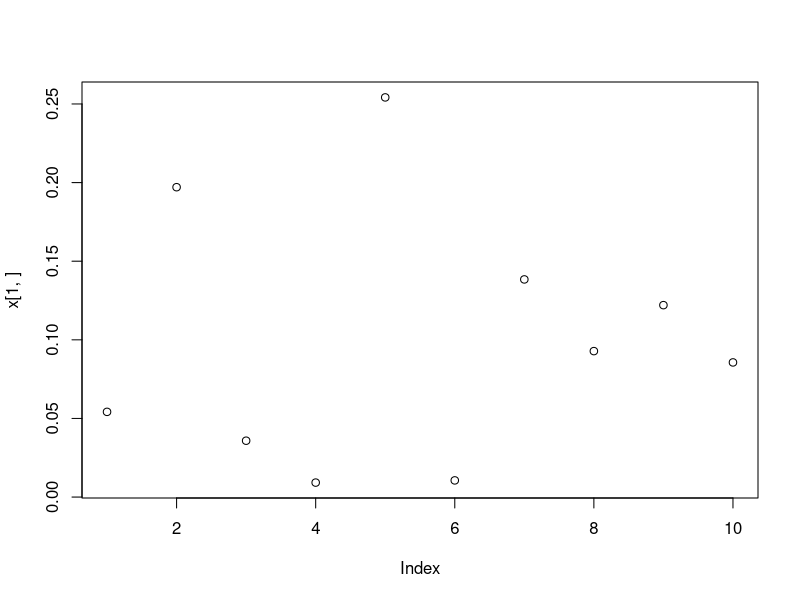
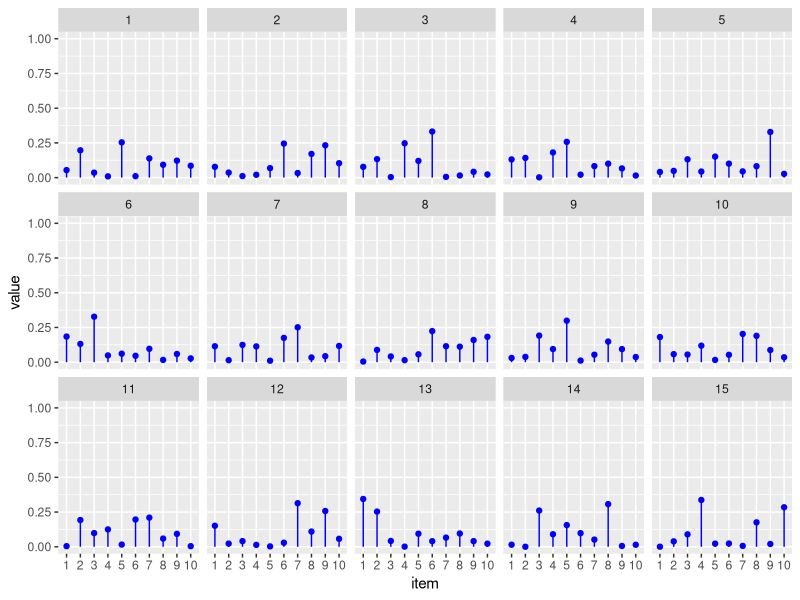

Write the R code that produced these figures, in order.
## ---- chunk 1
require(MCMCpack)
alpha <- 1
draws <- 15
dimen <- 10
x <- rdirichlet(draws, rep(alpha, dimen))
plot(x[1,])

dat <- data.frame(item=factor(rep(1:10,15)), 
                  draw=factor(rep(1:15,each=10)), 
                  value=as.vector(t(x)))

library(ggplot2)
ggplot(dat,aes(x=item,y=value,ymin=0,ymax=value)) + 
               geom_point(colour=I("blue"))       + 
               geom_linerange(colour=I("blue"))   + 
               facet_wrap(~draw,ncol=5)           + 
               scale_y_continuous(lim=c(0,1))
